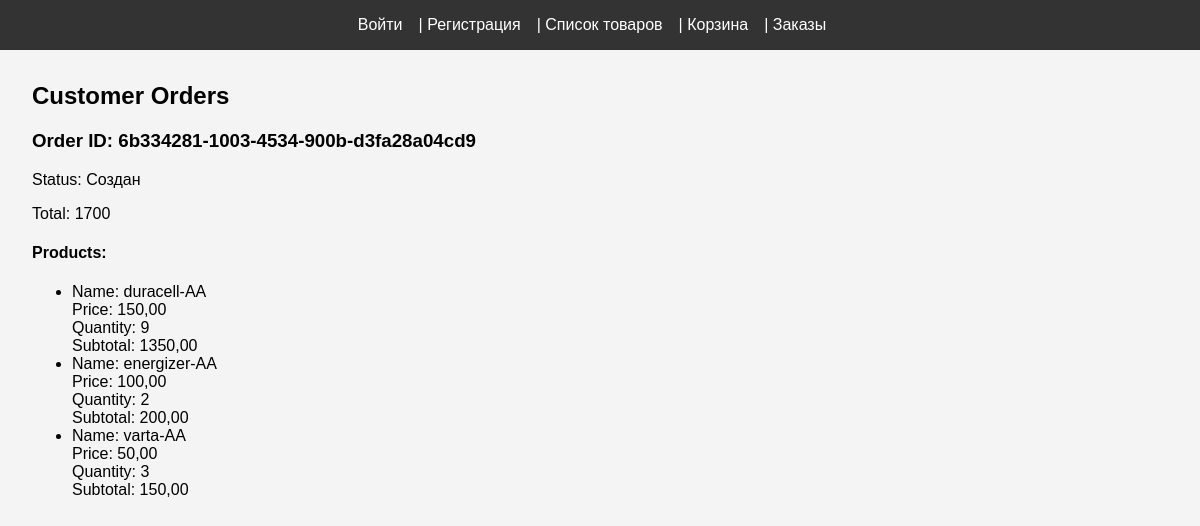
The app's page /orders/, older data.
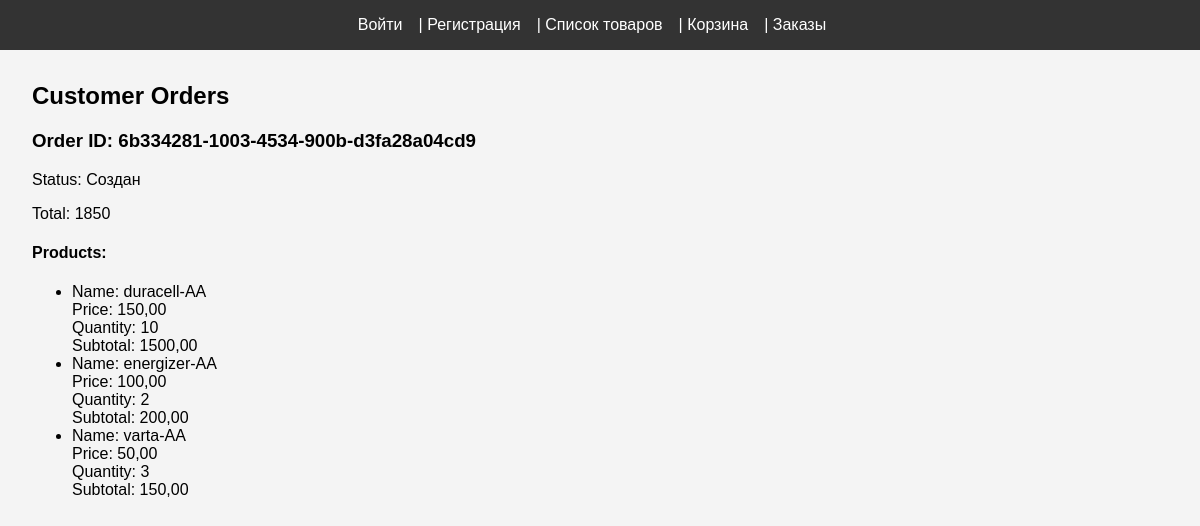
The same page, newer data.
### shopping/models.py (models this page shows, shortened)
class Order(models.Model):
    id = models.UUIDField(primary_key=True, default=uuid_lib.uuid4, editable=False, verbose_name='uuid заказа')
    products = models.ManyToManyField(Product, through='OrderItem')
    user = models.ForeignKey(settings.AUTH_USER_MODEL, on_delete=models.CASCADE, null=True, blank=True)
    session_key = models.CharField(max_length=32, null=True, blank=True,
                                   verbose_name='Номер сессии неавторизованного клиента')
    CREATED = 'CREATED'
    WAITING_PAYMENT = 'WAITING_PAYMENT'
    PAID = 'PAID'
    DELIVERY = 'DELIVERY'
    COMPLETED = 'COMPLETED'
    CANCELED = 'CANCELED'
    STATUS_CHOICES = [
        (CREATED, 'Создан'),
        (WAITING_PAYMENT, 'Ожидает оплаты'),
        (PAID, 'Оплачен'),
        (DELIVERY, 'В процессе доставки'),
        (COMPLETED, 'Выполнен'),
        (CANCELED, 'Отменен')
    ]
    status = models.CharField(max_length=20, choices=STATUS_CHOICES, default=CREATED, verbose_name='Статус')
    def get_total(self):
        return self.items.aggregate(total=Sum(F('product__price') * F('quantity')))['total'] or 0

class OrderItem(models.Model):
    order = models.ForeignKey(Order, on_delete=models.CASCADE, verbose_name='Заказ', related_name='items')
    product = models.ForeignKey(Product, on_delete=models.CASCADE, verbose_name='Товар')
    quantity = models.PositiveIntegerField(default=1, verbose_name='Количество')
    def get_cost(self):
        return self.product.price * self.quantity

class Product(models.Model):
    name = models.CharField(max_length=200, verbose_name='Наименование товара')
    price = models.DecimalField(max_digits=6, decimal_places=2, verbose_name='Цена единицы товара')
    description = models.TextField(blank=True, verbose_name='Описание товара')
    image = models.FileField(upload_to='products/', null=True, blank=True, verbose_name='Изображение товара')
    quantity_in_stock = models.PositiveIntegerField(default=0, blank=True, verbose_name='Количество товара на складе')

### shopping/views.py (the view)
# urls.py: path('orders/', display_orders, name='display_orders'),
def display_orders(request):
    orders = get_orders_by_user(request)
    return render(request, 'display_orders.html', {'orders': orders})

### shopping/services/order_services.py (called while the page is built)
def get_orders_by_user(request):
    if request.user.is_authenticated:
        orders = Order.objects.filter(user=request.user)
    else:
        order_key = request.session.session_key
        orders = Order.objects.filter(session_key=order_key)
    return orders

### shopping/templates/display_orders.html
{% extends "base.html" %}
{% block content %}
  <h2>Customer Orders</h2>
  {% for order in orders %}
    <div class="order">
      <h3>Order ID: {{ order.id }}</h3>
      <p>Status: {{ order.get_status_display }}</p>
      <p>Total: {{ order.get_total }}</p>
      <h4>Products:</h4>
      <ul>
        {% for item in order.items.all %}
          <li>
            Name: {{ item.product.name }}<br>
            Price: {{ item.product.price }}<br>
            Quantity: {{ item.quantity }}<br>
            Subtotal: {{ item.get_cost }}
          </li>
        {% endfor %}
      </ul>
    </div>
  {% empty %}
    <p>No orders found.</p>
  {% endfor %}
{% endblock %}

Row changes from the older to the newer data that the page shows:
computed for Order "6b334281-1003-4534-900b-d3fa28a04cd9": get_total "1700" → "1850"
changed OrderItem "duracell-AA": quantity "9" → "10"; get_cost "1350,00" → "1500,00"
